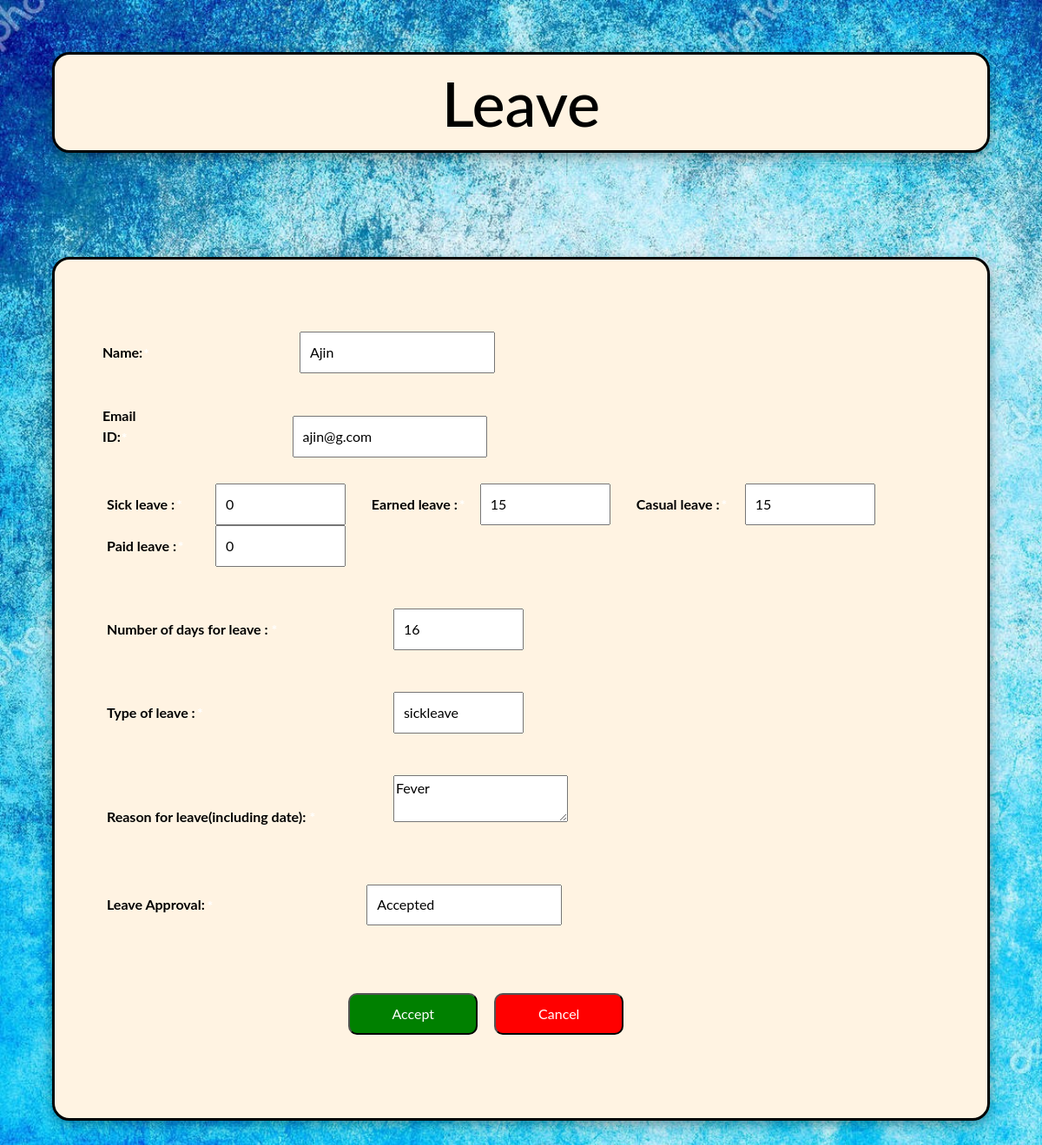
Screenshot of /leavem1.php?id=214 (signed in) with the database file from the repository.
### tables this page shows
CREATE TABLE `leavez` (
  `leave_id` int(11) NOT NULL,
  `sickleave` int(11) DEFAULT 0,
  `earnleave` int(11) DEFAULT 0,
  `casualleave` int(11) DEFAULT 0,
  `nationalfesholiday` int(11) DEFAULT NULL,
  `paidleave` int(11) DEFAULT 0,
  `leavereason` text DEFAULT NULL,
  `leaveapproval` varchar(50) DEFAULT 'Pending approval',
  `leavetype` varchar(50) DEFAULT NULL,
  `reqleave` int(11) DEFAULT NULL,
  `addemploy_Employ_ID` int(11) NOT NULL
);

CREATE TABLE `addemploy` (
  `Employ_ID` int(11) NOT NULL,
  `fname` varchar(45) DEFAULT NULL,
  `mname` varchar(45) DEFAULT NULL,
  `lname` varchar(45) DEFAULT NULL,
  `qualify` varchar(45) DEFAULT NULL,
  `blood` varchar(45) DEFAULT NULL,
  `email` varchar(45) DEFAULT NULL,
  `phone` varchar(20) DEFAULT NULL,
  `exp` varchar(45) DEFAULT NULL,
  `department` varchar(45) DEFAULT NULL,
  `designation` varchar(45) DEFAULT NULL,
  `addr` varchar(45) DEFAULT NULL,
  `Password` varchar(45) NOT NULL,
  `MainRole` varchar(45) NOT NULL,
  `jd` varchar(20) DEFAULT NULL
);

### leavem1.php (the view, shortened to what this page needs)
<?php
include'configall.php';
include'bootstrap.php';
$stmt = $pdo->prepare("SELECT `addemploy`.*, `leavez`.*\n"
    . "FROM `addemploy` \n"
    . "	LEFT JOIN `leavez` ON `leavez`.`addemploy_Employ_ID` = `addemploy`.`Employ_ID` WHERE `leavez`.`addemploy_Employ_ID`=:xyz");
$stmt->execute(array(":xyz" => $_GET['id']));
$row = $stmt->fetch(PDO::FETCH_ASSOC);
$la = htmlentities($row['leaveapproval']);
$n = htmlentities($row['fname']);
$sl = htmlentities($row['sickleave']);
$cl = htmlentities($row['casualleave']);
$pl = htmlentities($row['paidleave']);
$el = htmlentities($row['earnleave']);
$ld = htmlentities($row['reqleave']);
$lr = htmlentities($row['leavereason']);
$ty = htmlentities($row['leavetype']);
$e = htmlentities($row['email']);
?>
<!doctype html>
<html>
<head>
	<link href="leave.css?v=<?php echo time(); ?>" rel="stylesheet" type="text/css">
</head>
<body>
	<div class="heading">
		<h1>Leave</h1>
	</div>
  <div class="overall">
    <form id="update" method="post" class="u-admin">
      <div class="name">
        <label for="name">Name:<span class="required">*</span></label><input type="text" name="name" value="<?= $n ?>" readonly ><br>
      </div>
      <br>
      <div class="email">
        <label for="email">Email ID:<span class="required">*</span></label><input type="email" name="email" value="<?= $e ?>" readonly ><br>
      </div>
      <br>
	  <div class="l_d" style="display: inline;">
        <label for="leave_days" style="width: 120px; margin-left: 20px;">Sick leave :<span>*</span></label><input type="number" name="sickleave" value="<?= 15-$sl ?>" readonly>
      </div>
		<div class="l_d" style="display: inline;">
        <label for="leave_days" style="width: 120px; margin-left: 20px;">Earned leave :<span>*</span></label><input type="number" name="earnleave" value="<?= 15-$el ?>" readonly>
      </div>
			<div class="l_d" style="display: inline;">
        <label for="leave_days" style="width: 120px; margin-left: 20px;">Casual leave :<span>*</span></label><input type="number" name="casualleave" value="<?= 15-$cl ?>" readonly>
      </div>
			<div class="l_d" style="display: inline;">
        <label for="leave_days" style="width: 120px; margin-left: 20px;">Paid leave :<span>*</span></label><input type="number" name="paidleave" value="<?= $pl ?>" readonly>
      </div>
      <br>
      <br>
      <br>
      <div class="l_d">
        <label for="leave_days" style="width: 250px; margin-left: 20px;">Number of days for leave :<span class="required">*</span></label><input type="textarea" name="leave_type" value="<?= $ld ?>" style="margin-left: 80px;" readonly ><br>
      </div>
      <br>
      <br>
	  <div class="l_d">
        <label for="leave_type" style="width: 150px; margin-left: 20px;">Type of leave :<span>*</span></label><input type="text" name="leave_days" value="<?= $ty ?>" style="margin-left: 180px;" readonly><br>
      </div>
      <br>
      <br>
      <div class="reason">
        <label for="leave_reason"  style="width: 300px; margin-left: 10px;">Reason for leave(including date):<span class="required">*</span></label><textarea name="leavereason" style="margin-left: 40px;" readonly><?= $lr ?></textarea><br>
      </div>
      <br>
      <br>
      <div class="approve">
        <label for="leave_approval"  style="width: 200px; margin-left: 10px;">Leave Approval:<span class="required">*</span></label><input type="text" name="leave_approval" value="<?= $la ?>"><br>
      </div>
      <br><br><br>
      <div class="leavebtn">
      <button type="submit" class="submit" style="border-radius: 10px; margin-right: 15px; background-color: green; color: white;">Accept</button>
  </div>
  <div class="cancelleave">
      <button  name="submit" class="cancel" style="border-radius: 10px; background-color: red; color: white;">Cancel</button>
      </div>
  	</form>
  </div>
</body>
</html>

### leave.css (style rules this page uses)
.name label,span { margin: 0.5%; padding: 1%; }
.name input { margin-left: 16%; padding: 1%; }
.reason label,span { margin-left: 0.5%; padding: 1%; width: 25%; }
.reason textarea { margin-left: 1%; }
.email label,span { margin-left: 0.5%; padding: 1%; width: 8%; }
.email input { margin-left: 15%; padding: 1%; }
.l_d input { width: 150px; margin-left: 0.5%; margin-right: 6px; padding: 1%; }
.approve label,span { margin-left: 0.5%; padding: 1%; width: 15%; }
.approve input { margin-left: 11%; padding: 1%; }
.leavebtn button { margin-left: 30%; padding: 1%; width: 15%; }
.cancelleave button { padding: 1%; width: 15%; }
div { display: inline; }
h1 { font-size: 450%; background-color: #fff3e2; box-sizing: border-box; width: 90%; margin: 5%; padding: 1%; text-align: center; border-style: solid; border-radius: 20px; box-shadow: 0 4px 8px 0 rgba(0, 0, 0, 0.2), 0 6px 20px 0 rgba(0, 0, 0, 0.19); }
body { background: url(bgImage7.jpg); background-size: cover; background-repeat: no-repeat; width: 100%; height: 200vh; color: black; }
body { font-family: 'Montserrat', sans-serif; font-weight: bold; color: black; }
.overall { position:absolute; margin: 5%; height: auto; width: 90%; padding: 80px 40px; box-sizing: border-box; border-style: solid; border-radius: 20px; box-shadow: 0 4px 8px 0 rgba(0, 0, 0, 0.2), 0 6px 20px 0 rgba(0, 0, 0, 0.19); background: #fff3e2; color: black; }
body { font-family: "Lato", sans-serif; }
span { color: white; }
.heading { color: black; }

### rows the page displays
leavez: name "Ajin", email "ajin@g.com", sickleave "0", earnleave "15", casualleave "15", paidleave "0", leave_type "16", leave_days "sickleave", leavereason "Fever", leave_approval "Accepted"
